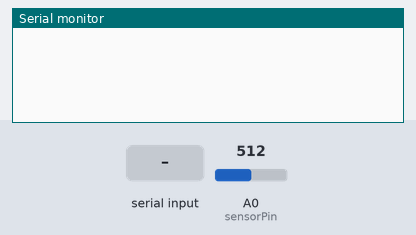
The sketch below on a simulated Arduino Uno, built with avr-gcc and run on an emulated ATmega328P. Parts: the last lines printed to the serial monitor. Inputs (shaded band) come from the test bench; at power-on: A0 (sensorPin) = 512.

Above: at 0.9 s.
1.0 s: "1" received over Serial
At 1.11 s:
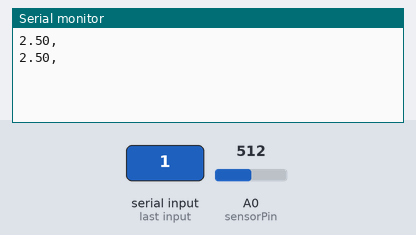
2.9 s: A0 (sensorPin) set to 716
At 2.92 s:
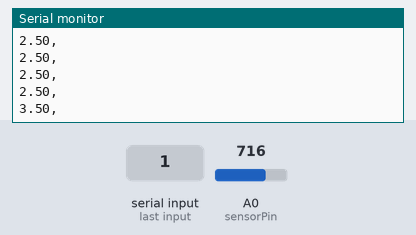
4.4 s: A0 (sensorPin) set to 900
At 4.42 s:
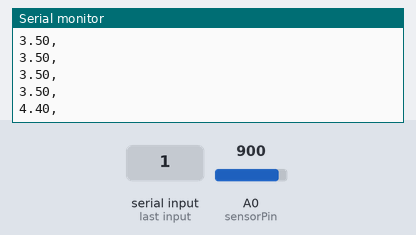
Timing chart, 0 to 7.4 s (numbered marks = the images above; inputs shaded):
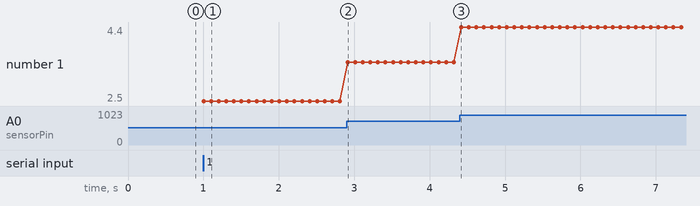

The sketch:

VoltageRead.ino
```cpp
int sensorPin = A0;    // select the input pin for the potentiometer
int sensorValue = 0;  // variable to store the value coming from the sensor
int dt = 100;
boolean run = false;

void setup() {
  Serial.begin(9600);
//  Serial.print("Delay = ");
//  Serial.println(dt);
  while(Serial.available() == 0) {}
}

// the loop routine runs over and over again forever:
void loop() {
  int sensorValue = analogRead(A0);
  Serial.print(sensorValue*5.0/1023);
  Serial.println(",");
  delay(dt);
}
```

Measured:
- after the input at 1.0 s, the serial monitor: prints a new line at once (image 1)
- after the input at 2.9 s, the serial monitor: prints a new line at once (image 2)
- after the input at 4.4 s, the serial monitor: prints a new line at once (image 3)
- plotted number 1: 2.5 → 3.5 after the input at 2.9 s, 3.5 → 4.4 after the input at 4.4 s
